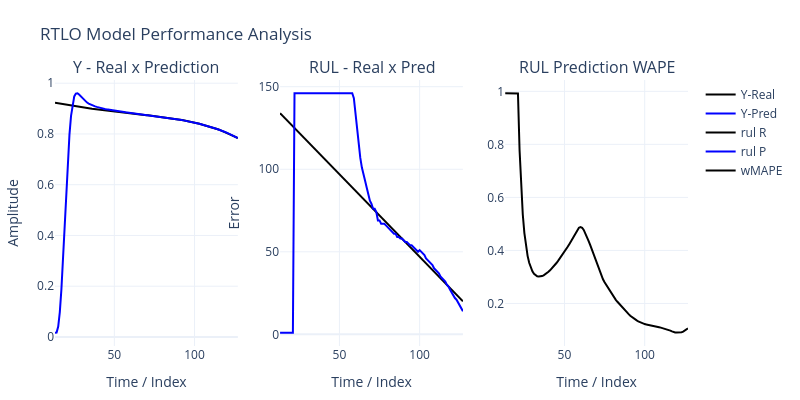

Here is the notebook cell this chart was saved with:
### Code cell
nI,nR,nO,N1,N2,N3,τ,mode= params
X,Y = PrepareData(sig,nI,nO,mode)
rnn = RTLO(nI,nR,nO,[N1,N2,N3],τ,mode)
rnn.ref = len(sig)-nI
for i in range(len(X[:])):
    rnn.PredRul(x=X[i],maxRul=len(sig),lim=0.75,store=True)
    #rnn.PredRulIntr2(x=X[i],maxRul=100,store=True,show=False)
    rnn.fit(X[i],Y[i],store=True,start=0,show=False)
print(rnn.εM,rnn.εR)  
PlotPredErrorPLY(rnn,w=800,h=400)
